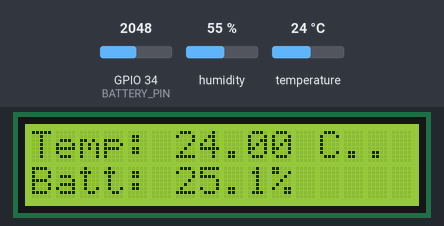
This sketch was run on a simulated ESP32. On the bench: 16×2 character LCD. The inputs (shaded band) are chosen by the test bench; at power-on: temperature 24 °C, GPIO 34 (BATTERY_PIN) = 2048, humidity 55 %. Nothing arrives over Bluetooth unless stated; a phone connects over Bluetooth LE 3 s after start; what the sketch prints to the serial monitor is not drawn.

Above: at 1.2 s.
1.3 s: temperature set to 2 °C
At 3.4 s:
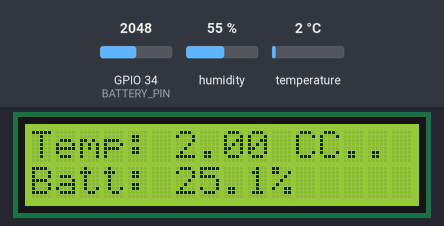
4.0 s: GPIO 34 (BATTERY_PIN) set to 1887
At 5.4 s:
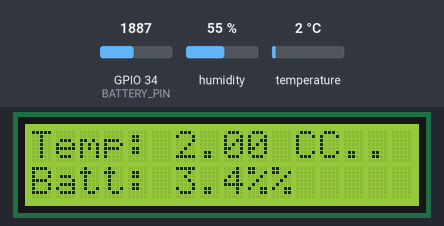
6.7 s: temperature set to 12 °C
At 9.4 s:
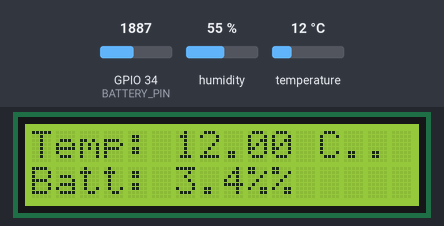
9.8 s: GPIO 34 (BATTERY_PIN) set to 2047
At 11.5 s:
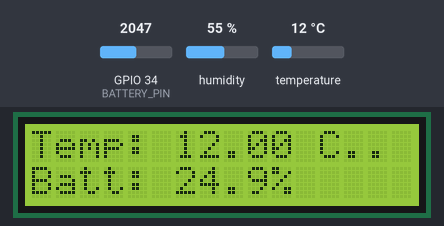
12.5 s: temperature set to 19 °C
At 15.6 s:
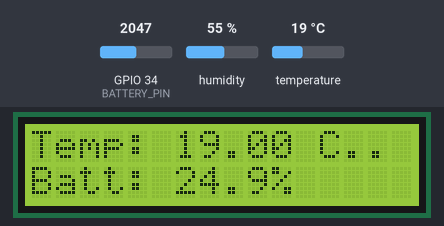
15.9 s: GPIO 34 (BATTERY_PIN) set to 1228
At 17.6 s:
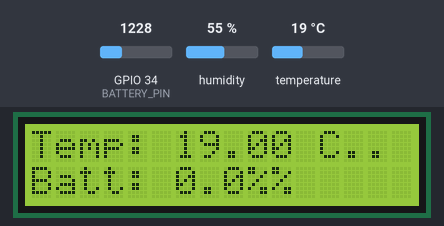
Timing chart, 0 to 19.1 s (numbered marks = the images above; inputs shaded):
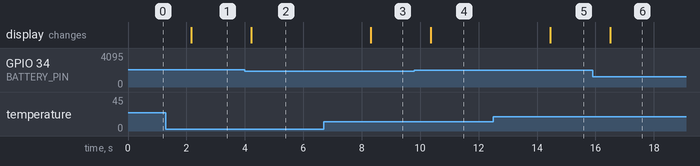

Measured:
- the behaviour switches between 1936 and 1935 on GPIO 34 (BATTERY_PIN) (found by bisection; images 1 and 2)
- after the input at 1.3 s, the display: changes after 0.87 s (image 1)
- after the input at 4.0 s, the display: changes after 0.22 s (image 2)
- after the input at 6.7 s, the display: changes after 1.6 s (image 3)
- after the input at 9.8 s, the display: changes after 0.56 s (image 4)
- after the input at 12.5 s, the display: changes after 2.0 s (image 5)
- after the input at 15.9 s, the display: changes after 0.60 s (image 6)

The sketch:

webpage.ino
```cpp
#include <Wire.h>
#include <hd44780.h>                       // main hd44780 header
#include <hd44780ioClass/hd44780_I2Cexp.h> // i2c expander i/o class header
#include <DHT.h>
#include <BLEDevice.h>
#include <BLEUtils.h>
#include <BLEServer.h>

// Define DHT11 pin and type
#define DHTPIN 13
#define DHTTYPE DHT11

// Initialize the LCD and DHT sensor
hd44780_I2Cexp lcd; // auto locate & auto config expander chip
DHT dht(DHTPIN, DHTTYPE);

// Define the pins for Serial2 (for Bluetooth communication with HC-05)
#define RXD2 16 // ESP32 RX2 connected to HC-05 TX
#define TXD2 17 // ESP32 TX2 connected to HC-05 RX

// Battery voltage pin
#define BATTERY_PIN 34  // ADC pin to read battery level

// Voltage divider resistor values (for battery level measurement)
const float R1 = 100000.0; // 100k ohms
const float R2 = 100000.0; // 100k ohms

// Battery voltage thresholds
const float MAX_BATTERY_VOLTAGE = 4.2;  // Fully charged battery voltage
const float MIN_BATTERY_VOLTAGE = 3.0;  // Discharged battery voltage

// BLE UUIDs for the service and characteristic
#define SERVICE_UUID "4fafc201-1fb5-459e-8fcc-c5c9c331914b"
#define CHARACTERISTIC_UUID "beb5483e-36e1-4688-b7f5-ea07361b26a8"

// BLE Server and Characteristic pointers
BLEServer* pServer = NULL;
BLECharacteristic* pCharacteristic = NULL;
bool deviceConnected = false;

// Callback class for BLE server events
class MyServerCallbacks : public BLEServerCallbacks {
  void onConnect(BLEServer* pServer) {
    deviceConnected = true;
    Serial.println("BLE Device connected");
  }

  void onDisconnect(BLEServer* pServer) {
    deviceConnected = false;
    Serial.println("BLE Device disconnected");
  }
};

void setup() {
  // Initialize Serial Monitor and Serial2 for HC-05 communication
  Serial.begin(9600);
  Serial2.begin(9600, SERIAL_8N1, RXD2, TXD2);

  // Initialize the LCD
  lcd.begin(16, 2);
  lcd.backlight();

  // Initialize the DHT sensor
  dht.begin();

  // Display initial messages
  lcd.setCursor(0, 0);
  lcd.print("Initializing...");

  // Setup BLE server and characteristic
  BLEDevice::init("ESP32_BLE_Device");
  pServer = BLEDevice::createServer();
  pServer->setCallbacks(new MyServerCallbacks());

  BLEService* pService = pServer->createService(SERVICE_UUID);
  pCharacteristic = pService->createCharacteristic(
                      CHARACTERISTIC_UUID,
                      BLECharacteristic::PROPERTY_READ |
                      BLECharacteristic::PROPERTY_NOTIFY
                    );
  pService->start();
  pServer->getAdvertising()->start();
  Serial.println("BLE service started, waiting for client...");
}

void loop() {
  // Read temperature from DHT sensor
  float temp = dht.readTemperature();

  // Check for failed readings from the DHT sensor
  if (isnan(temp)) {
    Serial.println("Failed to read temperature from DHT sensor!");
    temp = 0;  // Set to zero if read fails (could also set to a default or error value)
  }

  // Read the battery voltage
  int batteryValue = analogRead(BATTERY_PIN);  // Read the ADC pin
  float voltage = (batteryValue / 4095.0) * 3.3;  // Convert ADC value to voltage
  float batteryVoltage = voltage * ((R1 + R2) / R2);  // Convert back to battery voltage

  // Calculate battery percentage
  float batteryPercentage = ((batteryVoltage - MIN_BATTERY_VOLTAGE) / (MAX_BATTERY_VOLTAGE - MIN_BATTERY_VOLTAGE)) * 100;

  // Ensure battery percentage is between 0% and 100%
  if (batteryPercentage > 100) batteryPercentage = 100;
  if (batteryPercentage < 0) batteryPercentage = 0;

  // Display temperature and battery percentage on the LCD
  lcd.setCursor(0, 0);
  lcd.print("Temp: ");
  lcd.print(temp);
  lcd.print(" C");

  lcd.setCursor(0, 1);
  lcd.print("Batt: ");
  lcd.print(batteryPercentage, 1);  // Display percentage with 1 decimal point
  lcd.print("%");

  // Send temperature and battery data to Serial Monitor
  Serial.print("Temperature: ");
  Serial.print(temp);
  Serial.println(" °C");
  Serial.print("Battery Percentage: ");
  Serial.print(batteryPercentage);
  Serial.println("%");

  // Send temperature and battery data to HC-05 Bluetooth
  Serial2.print("Temperature: ");
  Serial2.print(temp);
  Serial2.println(" °C");
  Serial2.print("Battery Percentage: ");
  Serial2.print(batteryPercentage);
  Serial2.println("%");

  // Send data to BLE clients if connected
  // Send data to BLE clients if connected
if (deviceConnected) {
  // Create a JSON formatted string
  String data = "{\"temperature\":" + String(temp) + ", \"batteryLevel\":" + String(batteryPercentage, 1) + "}";
  pCharacteristic->setValue(data.c_str());
  pCharacteristic->notify(); // Notify connected BLE devices
}


  // Wait 2 seconds before next update
  delay(2000);
}
```
